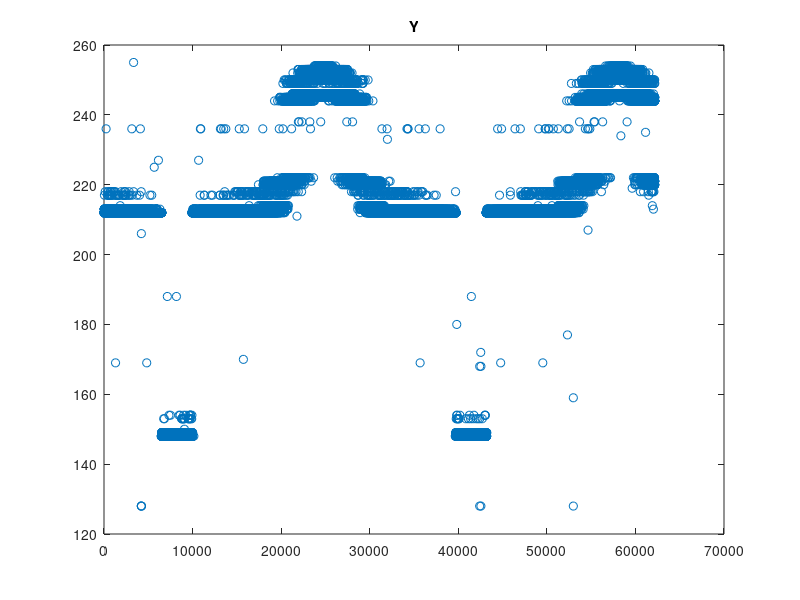
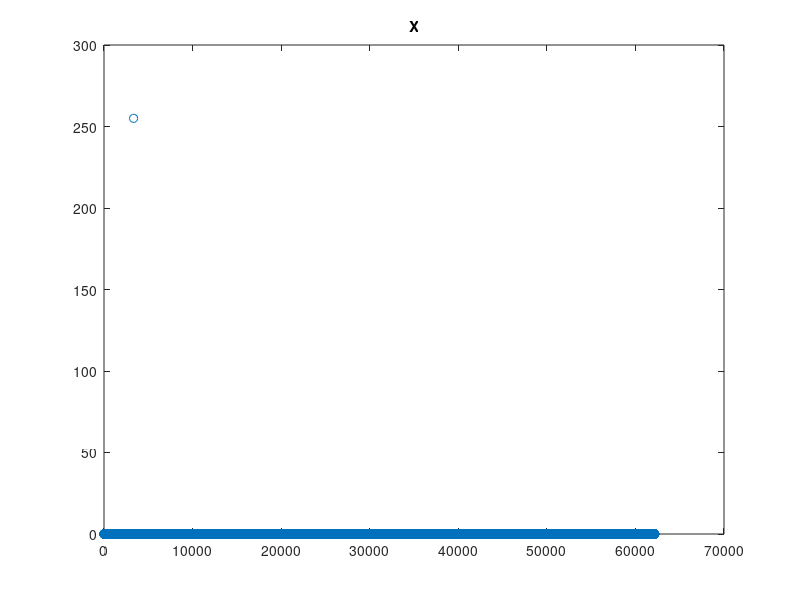
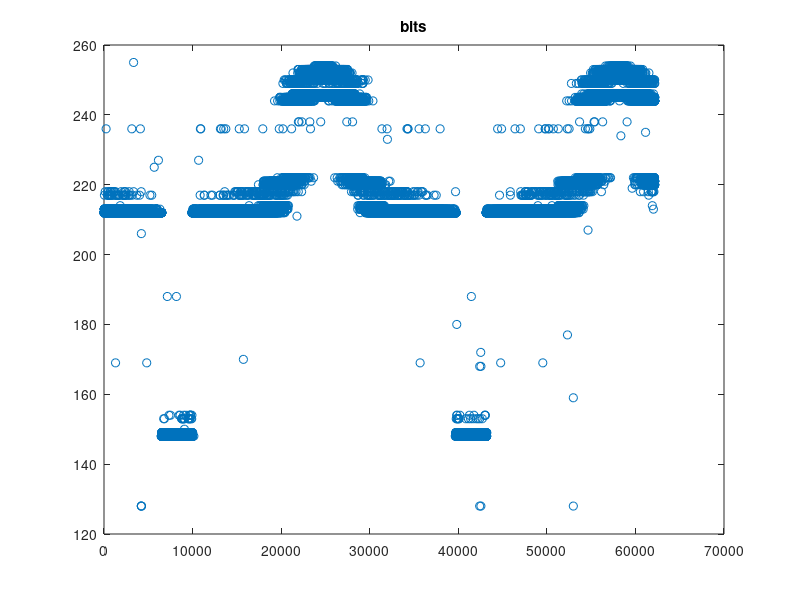
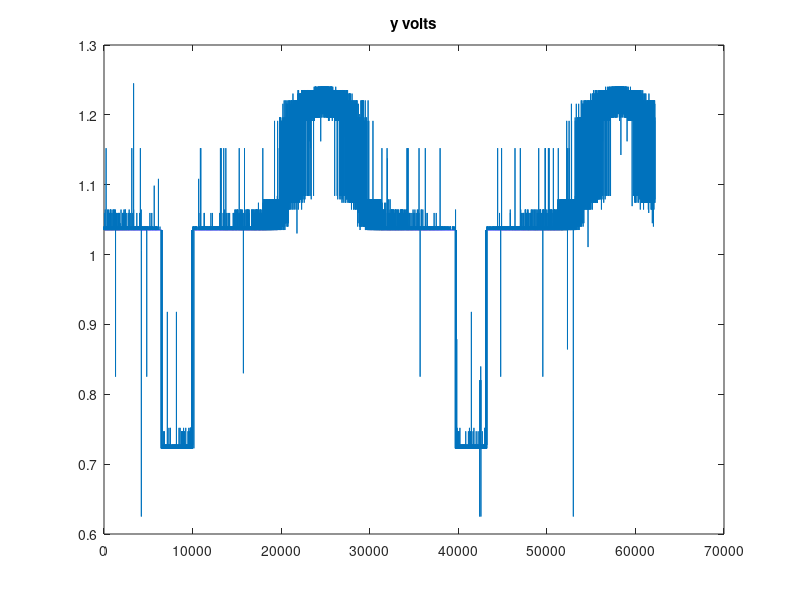

MATLAB code for these plots, in order:
clear all
close all

x2=csvread('bp-carlos-h2.csv');



y_p1=abs(x2(:,2)-255);
x_p1=x2(:,1);
figure(1)
plot(y_p1,'o')
title('Y')
figure(2)
plot(x_p1,'o')
title('X')




y_p1_converted=zeros(size(y_p1));
for i=1:length(y_p1)
    
    x=0;
    if (x_p1(i)==1)
        x=2^8;
    elseif (x_p1(i)==2)
        x=2^9;
    elseif (x_p1(i)==3)
        
        x=2^8+2^9;
    end
    
    y_p1_converted(i)=y_p1(i)+x;
    
end
figure(6)
plot(y_p1_converted,'o')
title('bits')

 y_p1_volts=y_p1_converted.*5./1024;
 
 vs=5;

 y_pressure=(y_p1_volts./vs-0.04)./0.018;

 y_pressure_mm_hg=y_pressure*7.5;
figure(7)
plot(y_p1_volts)
title('y volts')

figure(8)
plot(y_pressure)
title('y pressure KPa')

figure(9)
plot(y_pressure_mm_hg)
title('y pressure KPa')
 
